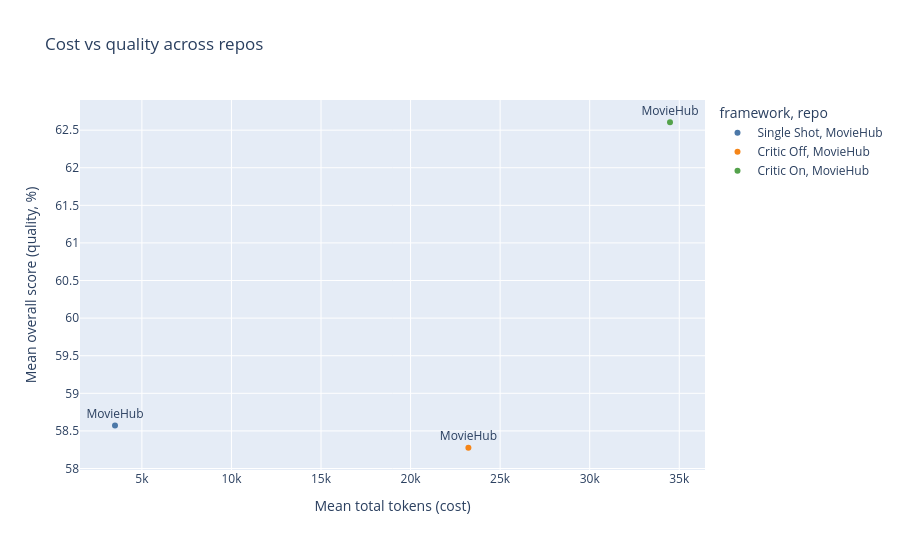

Write notebook code for a chart like this one.
### Markdown cell above
## 8. Cost vs quality scatter

One point per `(repo, framework)`. X = mean total tokens (cost). Y = mean overall score (quality). Color = framework, label = repo. Repos in the upper-left are the bargain; upper-right means quality scales with cost; lower-right means you're paying for nothing.

### Code cell
fig = px.scatter(
    repo_df,
    x="total_tokens_mean",
    y="overall_score_mean",
    color="framework",
    symbol="repo",
    text="repo",
    category_orders={"framework": FRAMEWORK_ORDER},
    color_discrete_map=FRAMEWORK_COLORS,
    hover_data=["core_score_mean", "duration_mean_s", "variation_pct_strong_answer"],
    title="Cost vs quality across repos",
)
fig.update_traces(textposition="top center")
fig.update_layout(height=550, xaxis_title="Mean total tokens (cost)", yaxis_title="Mean overall score (quality, %)")
fig.show()

### Figure 1 — Plotly figure (JSON) as saved in the notebook; plotly's stock layout.template omitted (floating-point values rounded to 4 significant figures)
{"data": [{"customdata": [[93.06, 8.143, 9.643]], "hovertemplate": "framework=Single Shot<br>repo=%{text}<br>total_tokens_mean=%{x}<br>overall_score_mean=%{y}<br>core_score_mean=%{customdata[0]}<br>duration_mean_s=%{customdata[1]}<br>variation_pct_strong_answer=%{customdata[2]}<extra></extra>", "legendgroup": "Single Shot, MovieHub", "marker": {"color": "#4C78A8", "symbol": "circle"}, "mode": "markers+text", "name": "Single Shot, MovieHub", "orientation": "v", "showlegend": true, "text": ["MovieHub"], "textposition": "top center", "type": "scatter", "x": [3500.0], "xaxis": "x", "y": [58.57], "yaxis": "y"}, {"customdata": [[96.63, 24.79, 11.79]], "hovertemplate": "framework=Critic Off<br>repo=%{text}<br>total_tokens_mean=%{x}<br>overall_score_mean=%{y}<br>core_score_mean=%{customdata[0]}<br>duration_mean_s=%{customdata[1]}<br>variation_pct_strong_answer=%{customdata[2]}<extra></extra>", "legendgroup": "Critic Off, MovieHub", "marker": {"color": "#F58518", "symbol": "circle"}, "mode": "markers+text", "name": "Critic Off, MovieHub", "orientation": "v", "showlegend": true, "text": ["MovieHub"], "textposition": "top center", "type": "scatter", "x": [23230.0], "xaxis": "x", "y": [58.28], "yaxis": "y"}, {"customdata": [[96.43, 48.24, 19.29]], "hovertemplate": "framework=Critic On<br>repo=%{text}<br>total_tokens_mean=%{x}<br>overall_score_mean=%{y}<br>core_score_mean=%{customdata[0]}<br>duration_mean_s=%{customdata[1]}<br>variation_pct_strong_answer=%{customdata[2]}<extra></extra>", "legendgroup": "Critic On, MovieHub", "marker": {"color": "#54A24B", "symbol": "circle"}, "mode": "markers+text", "name": "Critic On, MovieHub", "orientation": "v", "showlegend": true, "text": ["MovieHub"], "textposition": "top center", "type": "scatter", "x": [34480.0], "xaxis": "x", "y": [62.6], "yaxis": "y"}], "layout": {"height": 550, "legend": {"title": {"text": "framework, repo"}, "tracegroupgap": 0}, "title": {"text": "Cost vs quality across repos"}, "xaxis": {"anchor": "y", "domain": [0, 1], "title": {"text": "Mean total tokens (cost)"}}, "yaxis": {"anchor": "x", "domain": [0, 1], "title": {"text": "Mean overall score (quality, %)"}}}}
